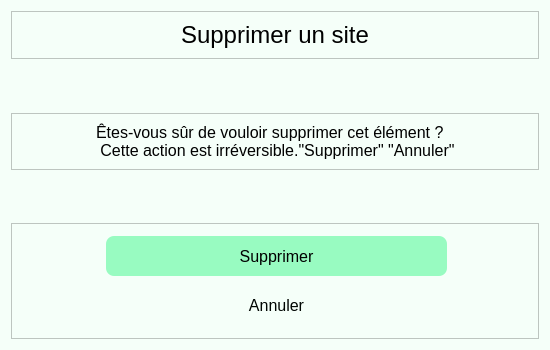
<?xml version="1.0" encoding="UTF-8"?>
<ui version="4.0">
 <class>visite_supprimer</class>
 <widget class="QDialog" name="visite_supprimer">
  <property name="geometry">
   <rect>
    <x>0</x>
    <y>0</y>
    <width>550</width>
    <height>350</height>
   </rect>
  </property>
  <property name="minimumSize">
   <size>
    <width>550</width>
    <height>350</height>
   </size>
  </property>
  <property name="windowTitle">
   <string>Dialog</string>
  </property>
  <property name="styleSheet">
   <string notr="true">background-color:#f5fff9;;</string>
  </property>
  <layout class="QVBoxLayout" name="verticalLayout">
   <item>
    <widget class="QFrame" name="frame_2">
     <property name="frameShape">
      <enum>QFrame::StyledPanel</enum>
     </property>
     <property name="frameShadow">
      <enum>QFrame::Raised</enum>
     </property>
     <layout class="QHBoxLayout" name="horizontalLayout">
      <item>
       <spacer name="horizontalSpacer">
        <property name="orientation">
         <enum>Qt::Horizontal</enum>
        </property>
        <property name="sizeHint" stdset="0">
         <size>
          <width>40</width>
          <height>20</height>
         </size>
        </property>
       </spacer>
      </item>
      <item>
       <widget class="QLabel" name="label">
        <property name="maximumSize">
         <size>
          <width>4000</width>
          <height>29</height>
         </size>
        </property>
        <property name="styleSheet">
         <string notr="true">font-size:24px;
font: &quot;Arial&quot;;</string>
        </property>
        <property name="text">
         <string>Supprimer un site</string>
        </property>
       </widget>
      </item>
      <item>
       <spacer name="horizontalSpacer_2">
        <property name="orientation">
         <enum>Qt::Horizontal</enum>
        </property>
        <property name="sizeHint" stdset="0">
         <size>
          <width>40</width>
          <height>20</height>
         </size>
        </property>
       </spacer>
      </item>
     </layout>
    </widget>
   </item>
   <item>
    <spacer name="verticalSpacer_3">
     <property name="orientation">
      <enum>Qt::Vertical</enum>
     </property>
     <property name="sizeHint" stdset="0">
      <size>
       <width>20</width>
       <height>40</height>
      </size>
     </property>
    </spacer>
   </item>
   <item>
    <widget class="QFrame" name="frame_3">
     <property name="maximumSize">
      <size>
       <width>16777215</width>
       <height>80</height>
      </size>
     </property>
     <property name="frameShape">
      <enum>QFrame::StyledPanel</enum>
     </property>
     <property name="frameShadow">
      <enum>QFrame::Raised</enum>
     </property>
     <layout class="QHBoxLayout" name="horizontalLayout_2">
      <item>
       <spacer name="horizontalSpacer_3">
        <property name="orientation">
         <enum>Qt::Horizontal</enum>
        </property>
        <property name="sizeHint" stdset="0">
         <size>
          <width>40</width>
          <height>20</height>
         </size>
        </property>
       </spacer>
      </item>
      <item>
       <widget class="QLabel" name="label_2">
        <property name="styleSheet">
         <string notr="true">font-size:16px</string>
        </property>
        <property name="text">
         <string>Êtes-vous sûr de vouloir supprimer cet élément ? 
 Cette action est irréversible.&quot;Supprimer&quot; &quot;Annuler&quot;</string>
        </property>
       </widget>
      </item>
      <item>
       <spacer name="horizontalSpacer_4">
        <property name="orientation">
         <enum>Qt::Horizontal</enum>
        </property>
        <property name="sizeHint" stdset="0">
         <size>
          <width>40</width>
          <height>20</height>
         </size>
        </property>
       </spacer>
      </item>
     </layout>
    </widget>
   </item>
   <item>
    <spacer name="verticalSpacer">
     <property name="orientation">
      <enum>Qt::Vertical</enum>
     </property>
     <property name="sizeHint" stdset="0">
      <size>
       <width>20</width>
       <height>39</height>
      </size>
     </property>
    </spacer>
   </item>
   <item>
    <widget class="QFrame" name="frame">
     <property name="minimumSize">
      <size>
       <width>0</width>
       <height>116</height>
      </size>
     </property>
     <property name="styleSheet">
      <string notr="true">QPushButton {
border-radius:8px;
font-size:16px;
font: &quot;Arial&quot;;
}</string>
     </property>
     <property name="frameShape">
      <enum>QFrame::StyledPanel</enum>
     </property>
     <property name="frameShadow">
      <enum>QFrame::Raised</enum>
     </property>
     <widget class="QPushButton" name="visite_annule">
      <property name="geometry">
       <rect>
        <x>95</x>
        <y>62</y>
        <width>341</width>
        <height>40</height>
       </rect>
      </property>
      <property name="minimumSize">
       <size>
        <width>341</width>
        <height>40</height>
       </size>
      </property>
      <property name="maximumSize">
       <size>
        <width>341</width>
        <height>40</height>
       </size>
      </property>
      <property name="styleSheet">
       <string notr="true">QPushButton {
	color:#000502;
}
</string>
      </property>
      <property name="text">
       <string>Annuler</string>
      </property>
     </widget>
     <widget class="QPushButton" name="visite_supprime">
      <property name="geometry">
       <rect>
        <x>95</x>
        <y>13</y>
        <width>341</width>
        <height>40</height>
       </rect>
      </property>
      <property name="minimumSize">
       <size>
        <width>341</width>
        <height>40</height>
       </size>
      </property>
      <property name="maximumSize">
       <size>
        <width>341</width>
        <height>40</height>
       </size>
      </property>
      <property name="styleSheet">
       <string notr="true">QPushButton {
	background-color:#98fbc1;;
}
:hover{
background-color:#07c556;
}</string>
      </property>
      <property name="text">
       <string>Supprimer</string>
      </property>
     </widget>
    </widget>
   </item>
  </layout>
 </widget>
 <resources/>
 <connections/>
</ui>
